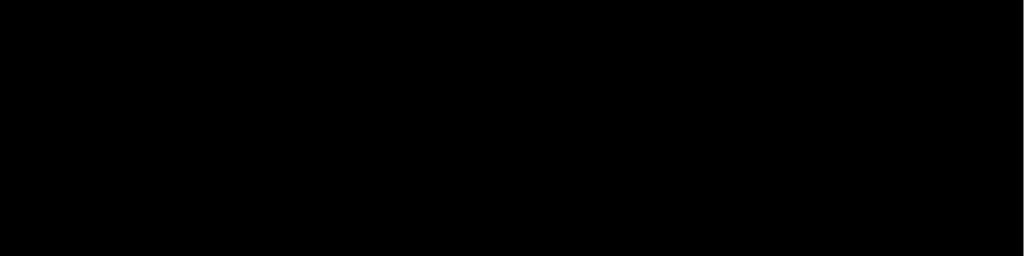
Frame 1 (no input)
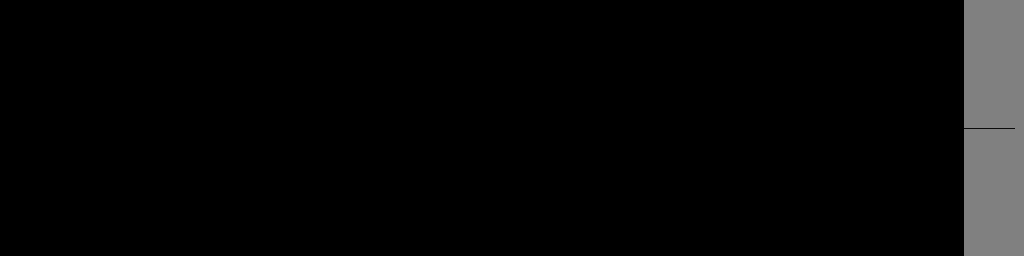
Frame 60 (the mouse pressed at the canvas centre just before this capture)
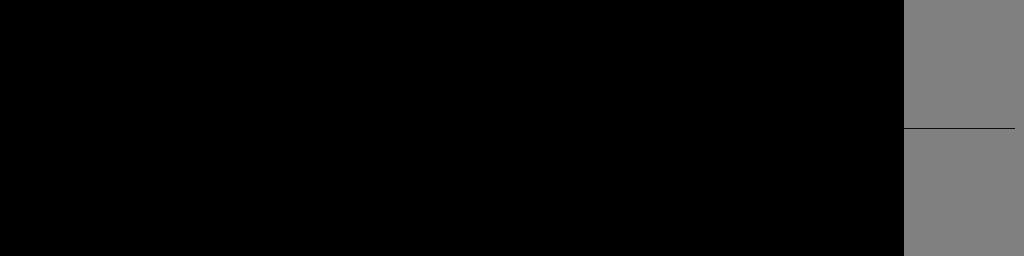
Frame 120 (the mouse held since frame 60 and released just before this capture)

The Processing sketch that drew these frames (run headless with seeded random() and noise(); from frame 60 on, the mouse is pressed at the canvas centre):

// Processing sketch: sketch_201017d_fmwave_class
// ── sketch_201017d_fmwave_class.pde
PImage offscreen;

float[] waveshape;
final int SAMPLE_RATE = 48000;

Timber timber1,timber2,timber3;

float sound_val = 0;


void setup(){
  frameRate(240);
  size(1024,256);
  background(128);
  color(256);
  offscreen = createImage(width, height, RGB);
   
   
  //wavetable 定義
  waveshape = new float[SAMPLE_RATE];
  for(int i=0; i<SAMPLE_RATE;i++){
    waveshape[i]= sin(2*PI/SAMPLE_RATE*i);
    println(i);
  }
 println("Definition finished");
 
 //ティンバー生成
 timber1 = new Timber(100.0);
 timber2 = new Timber(270.0);
 timber3 = new Timber(400.0); 
 
}


void draw(){

  //音声更新
  timber1.LEVEL_B = float(mouseY)/height; 

  sound_val  = timber1.update();
  sound_val += timber2.update();
  sound_val += timber3.update();
  sound_val /=3;
  
  //Draw  
  background(128);
  image(offscreen, -1,0, width, height); 
  
  point(width-10, sound_val + height/2 );
  point(width-10, timber1.EG * -100 + height/2 );
  
  loadPixels();
  offscreen.pixels = pixels;
  offscreen.updatePixels();  
  
  //text( str(phase[0]), 100,100);
  //text( str(counter), 100,120);
  //text( str(CV), 100,140); 
  
}


float fm(float x){
  int index;
  index = int(x) % SAMPLE_RATE;
  if(index <0){index = 0;}
  return waveshape[index];
}
//float fm(float x){
// return sin(x);
//}



void keyPressed(){
  if(timber1.time == 0){
    timber1.start(int(key));
  }else if(timber2.time == 0) {
    timber2.start(int(key));
  }else if(timber3.time == 0) {
    timber3.start(int(key));
  }
}

void keyReleased(){
  if(timber1.tone == int(key)) timber1.key_on = false;
  if(timber2.tone == int(key)) timber2.key_on = false; 
  if(timber3.tone == int(key)) timber3.key_on = false;
}

// ── Timber.pde
class Timber{
  int time;
  float tone;
  float freq;
  float LEVEL_A, LEVEL_B, LEVEL_C;
  float OCT_A, OCT_B, OCT_C;
  float attack_time,decay_time,sustain_level,release_time;
  float phase, phase1, phase2;
  float EG;
  boolean key_on;
  
Timber(float _tone){
    tone = _tone;
    freq = 0;
    LEVEL_A = 1.0;
    LEVEL_B = 0.3;
    LEVEL_C = 0.0;
    OCT_A = 1.0;
    OCT_B = 2.0;
    OCT_C = 1.0;
    attack_time   = 0.1*4800;
    decay_time    = 0.1*4800;
    sustain_level = 0.5;
    release_time  = 0.1*4800;
    phase = 0;
    phase1 = 0;
    phase2 = 0;
    EG = 0;
    key_on = false;
  }
  
  float update(){
    freq = tone*2;
    phase += freq;
    phase1 = SAMPLE_RATE * LEVEL_C* fm( OCT_C*phase + 0);
    phase2 = SAMPLE_RATE * LEVEL_B* fm( OCT_B*phase + phase1);
    if(key_on == true){ 
      if( time < attack_time){
       // println("a");
        EG += 2*1/attack_time;                  //Attack
      } else if(EG > sustain_level){
       // println("d");
//        EG -= 2*(1-sustain_level)/decay_time;   //Decay
         EG -= 2*(1-sustain_level)/decay_time;
      }else{
       //  println("s");          //Susteen
      }
    }else{
       // println("r"); 
        EG -= 2*sustain_level/release_time;       //Release
    }

    time++;
    if(EG<0){
      EG = 0.0;
      time = 0;
    }
     //println(EG);

    return 100 * EG * LEVEL_A* fm( OCT_A*phase + phase2);
  }

  void start(float _tone){
    tone = _tone;
    time = 0;
    EG = 0; 
    phase = 0;
    phase1 = 0;
    phase2 = 0;

    key_on = true;
  }
}
